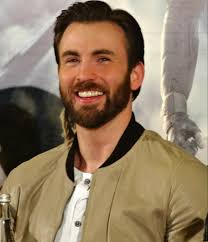
#> input picture Resources/chris.jpg, 208 x 242 px
$ python chapter6.py
#> lines starting #> are read from the running program, lines starting #| are printed output that depends on the picture
# joining images

import cv2
import numpy as np
img = cv2.imread("Resources/chris.jpg")
#> img is the input picture: shape (242, 208, 3); mean B, G, R 99.2, 123.3, 143.6
imgHor = np.hstack((img,img))
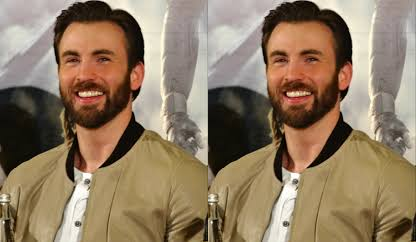
#> imgHor: shape (242, 416, 3); mean B, G, R 99.2, 123.3, 143.6
cv2.imshow("Horizontal Image", imgHor)


imgVer = np.vstack((img,img))
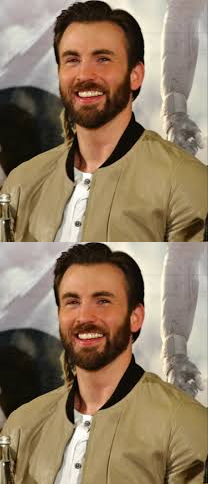
#> imgVer: shape (484, 208, 3); mean B, G, R 99.2, 123.3, 143.6
cv2.imshow("Vertical Image", imgVer)

cv2.waitKey(0)
# method to merge images

def stackImages(scale,imgArray):
    rows = len(imgArray)
    cols = len(imgArray[0])
    rowsAvailable = isinstance(imgArray[0], list)
    width = imgArray[0][0].shape[1]
    height = imgArray[0][0].shape[0]
    if rowsAvailable:
        for x in range ( 0, rows):
            for y in range(0, cols):
                if imgArray[x][y].shape[:2] == imgArray[0][0].shape [:2]:
                    imgArray[x][y] = cv2.resize(imgArray[x][y], (0, 0), None, scale, scale)
                else:
                    imgArray[x][y] = cv2.resize(imgArray[x][y], (imgArray[0][0].shape[1], imgArray[0][0].shape[0]), None, scale, scale)
                if len(imgArray[x][y].shape) == 2: imgArray[x][y]= cv2.cvtColor( imgArray[x][y], cv2.COLOR_GRAY2BGR)
        imageBlank = np.zeros((height, width, 3), np.uint8)
        hor = [imageBlank]*rows
        hor_con = [imageBlank]*rows
        for x in range(0, rows):
            hor[x] = np.hstack(imgArray[x])
        ver = np.vstack(hor)
    else:
        for x in range(0, rows):
            if imgArray[x].shape[:2] == imgArray[0].shape[:2]:
                imgArray[x] = cv2.resize(imgArray[x], (0, 0), None, scale, scale)
            else:
                imgArray[x] = cv2.resize(imgArray[x], (imgArray[0].shape[1], imgArray[0].shape[0]), None,scale, scale)
            if len(imgArray[x].shape) == 2: imgArray[x] = cv2.cvtColor(imgArray[x], cv2.COLOR_GRAY2BGR)
        hor= np.hstack(imgArray)
        ver = hor
    return ver
